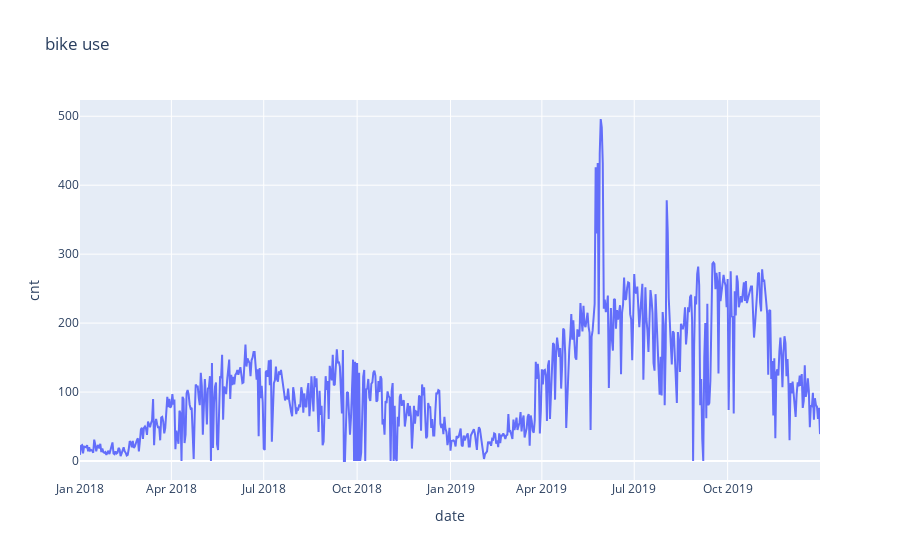

Notebook cell for this chart:
### Code cell
# import plotly
import plotly.express as px

fig=px.line(df,x='date',y='cnt', title='bike use')
fig.show()

### Figure 1 — Plotly figure (JSON) as saved in the notebook; plotly's stock layout.template omitted (floating-point values rounded to 4 significant figures; data arrays with more than 128 entries replaced by an {"elided": "..."} marker saying what was removed)
{"data": [{"hovertemplate": "date=%{x}<br>cnt=%{y}<extra></extra>", "legendgroup": "", "line": {"color": "#636efa", "dash": "solid"}, "mode": "lines", "name": "", "orientation": "v", "showlegend": false, "type": "scatter", "x": {"elided": "730 str values"}, "xaxis": "x", "y": {"elided": "730 int values"}, "yaxis": "y"}], "layout": {"legend": {"tracegroupgap": 0}, "title": {"text": "bike use"}, "xaxis": {"anchor": "y", "domain": [0, 1], "title": {"text": "date"}}, "yaxis": {"anchor": "x", "domain": [0, 1], "title": {"text": "cnt"}}}}
